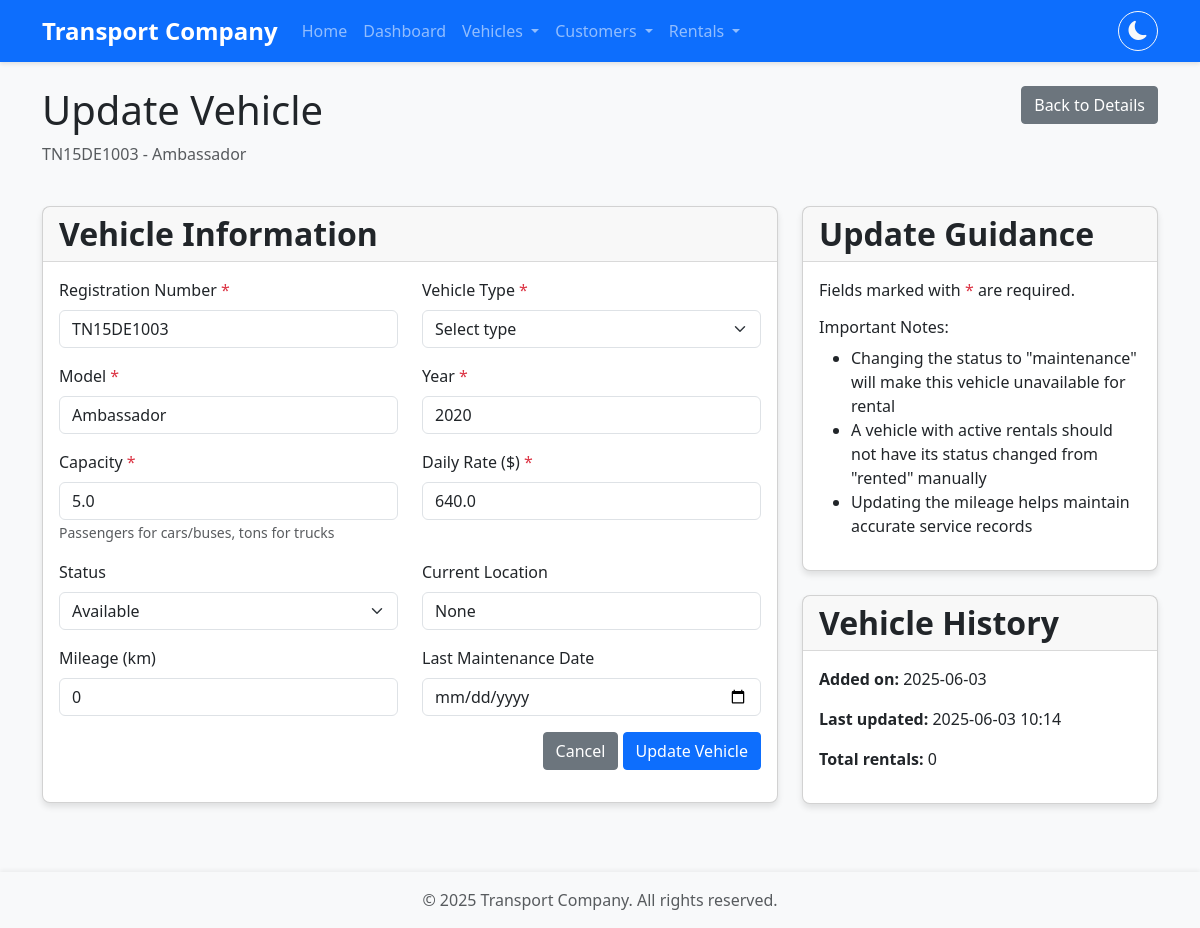
Page /vehicles/3/update on the committed database.
### app/models/vehicle.py (models this page shows, shortened)
class Vehicle(db.Model):
    __tablename__ = 'vehicles'
    id = db.Column(db.Integer, primary_key=True)
    registration_number = db.Column(db.String(20), unique=True, nullable=False)
    vehicle_type = db.Column(db.String(50), nullable=False)  # car, bus, truck, etc.
    model = db.Column(db.String(100), nullable=False)  # Ambassador, Tata Sumo, Maruti Omni, etc.
    year = db.Column(db.Integer, nullable=False)
    capacity = db.Column(db.Float, nullable=False)  # passenger capacity or cargo capacity in tons
    daily_rate = db.Column(db.Float, nullable=False)  # rental rate per day (legacy)
    hourly_rate = db.Column(db.Float, nullable=False, default=0.0)  # rate per hour
    per_km_rate = db.Column(db.Float, nullable=False, default=0.0)  # rate per kilometer
    has_ac = db.Column(db.Boolean, nullable=False, default=False)  # True for AC, False for Non-AC
    fuel_type = db.Column(db.String(20), nullable=False, default='Petrol')  # Petrol, Diesel, CNG
    transmission = db.Column(db.String(20), nullable=False, default='Manual')  # Manual, Automatic
    status = db.Column(db.String(20), nullable=False, default='available')  # available, rented, maintenance
    location = db.Column(db.String(100), nullable=True)  # current location of the vehicle
    mileage = db.Column(db.Integer, nullable=False, default=0)
    last_maintenance_date = db.Column(db.DateTime, nullable=True)
    minimum_rental_hours = db.Column(db.Integer, nullable=False, default=4)  # minimum 4-hour rental
    night_charge_multiplier = db.Column(db.Float, nullable=False, default=1.25)  # 25% extra for night rentals
    created_at = db.Column(db.DateTime, default=datetime.utcnow)
    updated_at = db.Column(db.DateTime, default=datetime.utcnow, onupdate=datetime.utcnow)
    rentals = db.relationship('Rental', back_populates='vehicle', lazy='dynamic')

### app/routes/vehicle_routes.py (the view, shortened to what this page needs)
@vehicle_bp.route('/<int:id>/update', methods=['GET', 'POST'])
def update_vehicle(id):
    try:
        vehicle = Vehicle.query.get_or_404(id)
        return render_template('vehicles/update.html', vehicle=vehicle, current_year=datetime.now().year)
    except Exception as e:
        log_exception(e, f"Error retrieving vehicle with ID {id} for update")
        flash('Vehicle not found or an error occurred', 'danger')
        return redirect(url_for('vehicle.list_vehicles'))

### app/templates/vehicles/update.html (shortened to what this page needs)
{% extends "base.html" %}
{% block content %}
<div class="row mb-4">
    <div class="col-md-8">
        <h1>Update Vehicle</h1>
        <p class="text-muted">{{ vehicle.registration_number }} - {{ vehicle.model }}</p>
    </div>
    <div class="col-md-4 text-end">
        <a href="{{ url_for('vehicle.view_vehicle', id=vehicle.id) }}" class="btn btn-secondary">
             Back to Details
        </a>
    </div>
</div>
<div class="row">
    <div class="col-lg-8">
        <div class="card">
            <div class="card-header">
                <h5 class="card-title mb-0">Vehicle Information</h5>
            </div>
            <div class="card-body">
                <form action="{{ url_for('vehicle.update_vehicle', id=vehicle.id) }}" method="post" id="vehicle-form">
                    <div class="row mb-3">
                        <div class="col-md-6">
                            <label for="registration_number" class="form-label">Registration Number <span class="text-danger">*</span></label>
                            <input type="text" class="form-control" id="registration_number" name="registration_number" value="{{ vehicle.registration_number }}" required>
                        </div>
                        <div class="col-md-6">
                            <label for="vehicle_type" class="form-label">Vehicle Type <span class="text-danger">*</span></label>
                            <select class="form-select" id="vehicle_type" name="vehicle_type" required>
                                <option value="">Select type</option>
                            </select>
                        </div>
                    </div>
                    <div class="row mb-3">
                        <div class="col-md-6">
                            <label for="model" class="form-label">Model <span class="text-danger">*</span></label>
                            <input type="text" class="form-control" id="model" name="model" value="{{ vehicle.model }}" required>
                        </div>
                        <div class="col-md-6">
                            <label for="year" class="form-label">Year <span class="text-danger">*</span></label>
                            <input type="number" class="form-control" id="year" name="year" value="{{ vehicle.year }}" min="1900" required>
                        </div>
                    </div>
                    <div class="row mb-3">
                        <div class="col-md-6">
                            <label for="capacity" class="form-label">Capacity <span class="text-danger">*</span></label>
                            <input type="number" class="form-control" id="capacity" name="capacity" value="{{ vehicle.capacity }}" step="0.1" min="0" required>
                            <small class="form-text text-muted">Passengers for cars/buses, tons for trucks</small>
                        </div>
                        <div class="col-md-6">
                            <label for="daily_rate" class="form-label">Daily Rate ($) <span class="text-danger">*</span></label>
                            <input type="number" class="form-control" id="daily_rate" name="daily_rate" value="{{ vehicle.daily_rate }}" step="0.01" min="0" required>
                        </div>
                    </div>
                    <div class="row mb-3">
                        <div class="col-md-6">
                            <label for="status" class="form-label">Status</label>
                            <select class="form-select" id="status" name="status">
                                <option value="available" {% if vehicle.status == 'available' %}selected{% endif %}>Available</option>
                            </select>
                        </div>
                        <div class="col-md-6">
                            <label for="location" class="form-label">Current Location</label>
                            <input type="text" class="form-control" id="location" name="location" value="{{ vehicle.location }}">
                        </div>
                    </div>
                    <div class="row mb-3">
                        <div class="col-md-6">
                            <label for="mileage" class="form-label">Mileage (km)</label>
                            <input type="number" class="form-control" id="mileage" name="mileage" value="{{ vehicle.mileage }}" min="0">
                        </div>
                        <div class="col-md-6">
                            <label for="last_maintenance_date" class="form-label">Last Maintenance Date</label>
                            <input type="date" class="form-control" id="last_maintenance_date" name="last_maintenance_date"
                            >
                        </div>
                    </div>
                    <div class="mb-3 text-end">
                        <a href="{{ url_for('vehicle.view_vehicle', id=vehicle.id) }}" class="btn btn-secondary">Cancel</a>
                        <button type="submit" class="btn btn-primary">Update Vehicle</button>
                    </div>
                </form>
            </div>
        </div>
    </div>
    <div class="col-lg-4">
        <div class="card mb-4">
            <div class="card-header">
                <h5 class="card-title mb-0">Update Guidance</h5>
            </div>
            <div class="card-body">
                <p>Fields marked with <span class="text-danger">*</span> are required.</p>
                <h6 class="mt-3">Important Notes:</h6>
                <ul>
                    <li>Changing the status to "maintenance" will make this vehicle unavailable for rental</li>
                    <li>A vehicle with active rentals should not have its status changed from "rented" manually</li>
                    <li>Updating the mileage helps maintain accurate service records</li>
                </ul>
            </div>
        </div>
        <div class="card">
            <div class="card-header">
                <h5 class="card-title mb-0">Vehicle History</h5>
            </div>
            <div class="card-body">
                <p><strong>Added on:</strong> {{ vehicle.created_at.strftime('%Y-%m-%d') }}</p>
                <p><strong>Last updated:</strong> {{ vehicle.updated_at.strftime('%Y-%m-%d %H:%M') }}</p>
                <p><strong>Total rentals:</strong> {{ vehicle.rentals.count() }}</p>
            </div>
        </div>
    </div>
</div>
{% endblock %}

### app/static/css/main.css (style rules this page uses)
body { font-family: 'Segoe UI', Tahoma, Geneva, Verdana, sans-serif; background-color: #f8f9fa; min-height: 100vh; display: flex; flex-direction: column; transition: background-color 0.3s ease, color 0.3s ease; }
.card { border-radius: 8px; box-shadow: 0 4px 6px rgba(0, 0, 0, 0.1); transition: transform 0.3s ease, box-shadow 0.3s ease, background-color 0.3s ease; margin-bottom: 20px; }
.card-header { font-weight: 600; border-bottom: 1px solid rgba(0, 0, 0, 0.125); transition: background-color 0.3s ease, border-color 0.3s ease; }
.card-title { font-size: 2rem; font-weight: 700; margin-bottom: 0.5rem; }
.form-label { font-weight: 500; }
.btn { border-radius: 4px; font-weight: 500; }
.btn-primary { background-color: #0d6efd; }

### rows in the picture
Vehicle: registration_number "TN15DE1003", model "Ambassador", year "2020", capacity "5.0", daily_rate "640.0", status "Available", location "None", mileage "0", created_at "2025-06-03", updated_at "2025-06-03 10:14"

### other values in the picture
{{ vehicle.rentals.count() }} "0"
